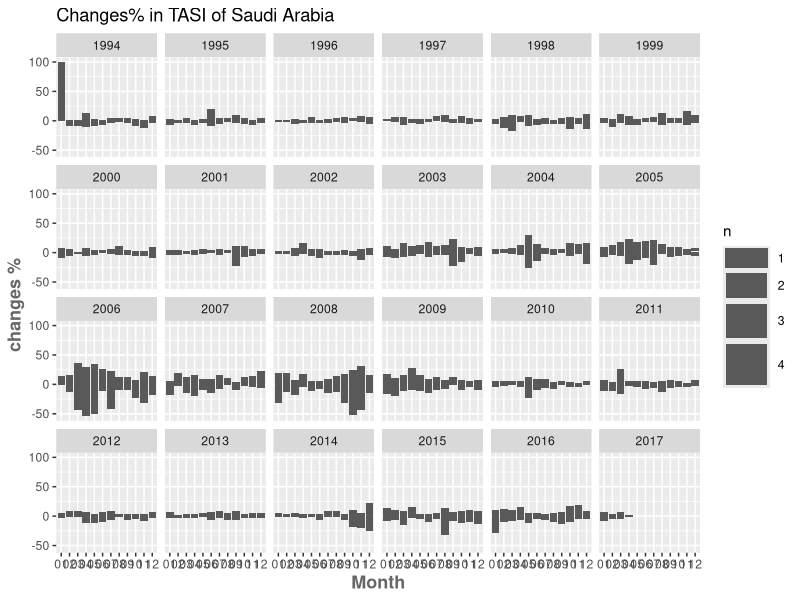
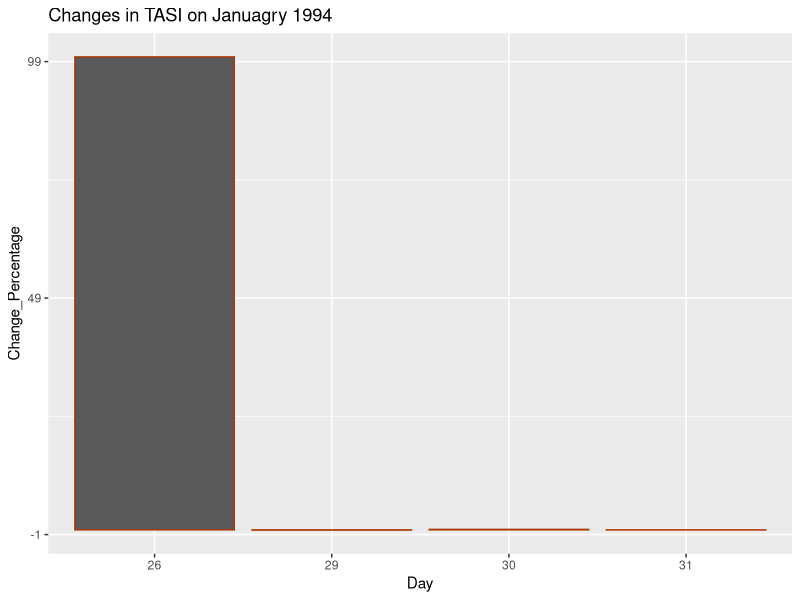
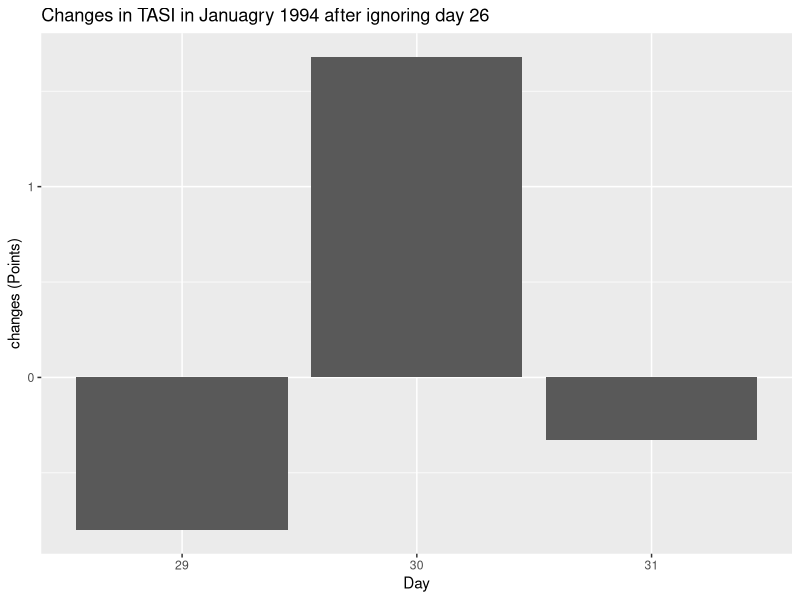
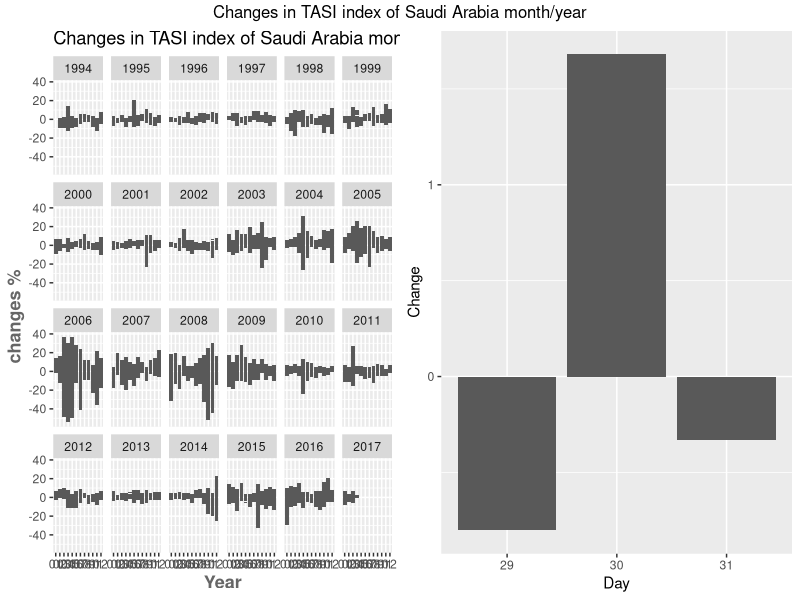
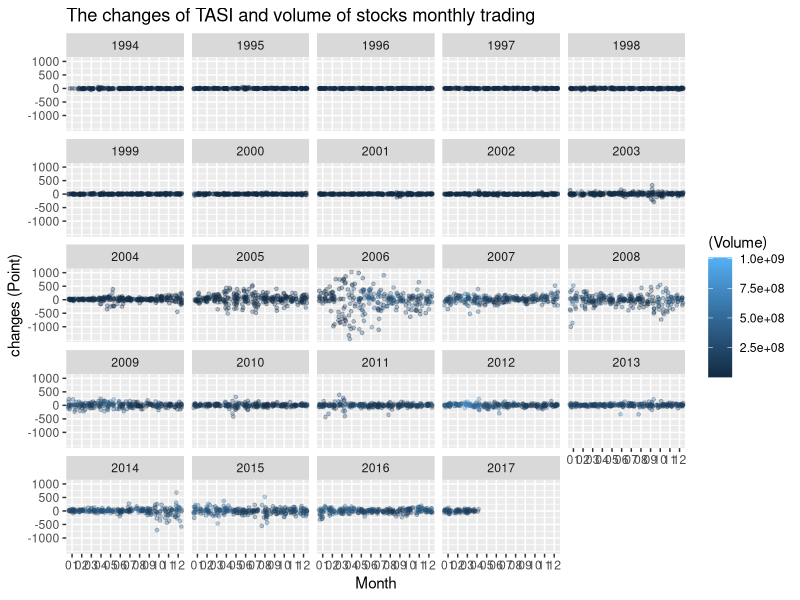
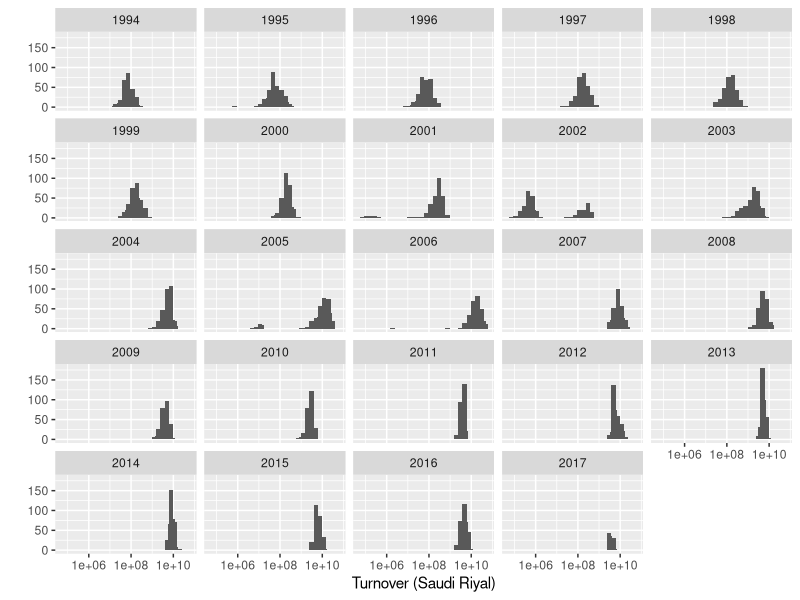
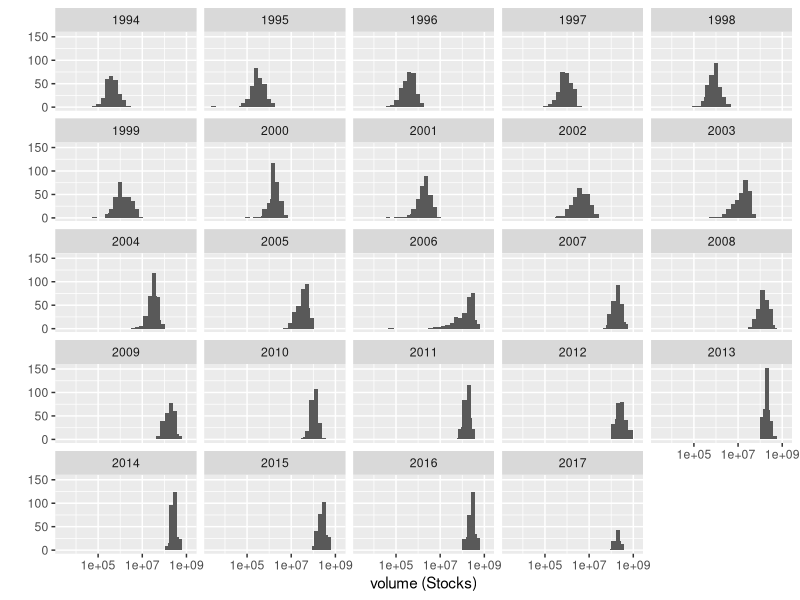
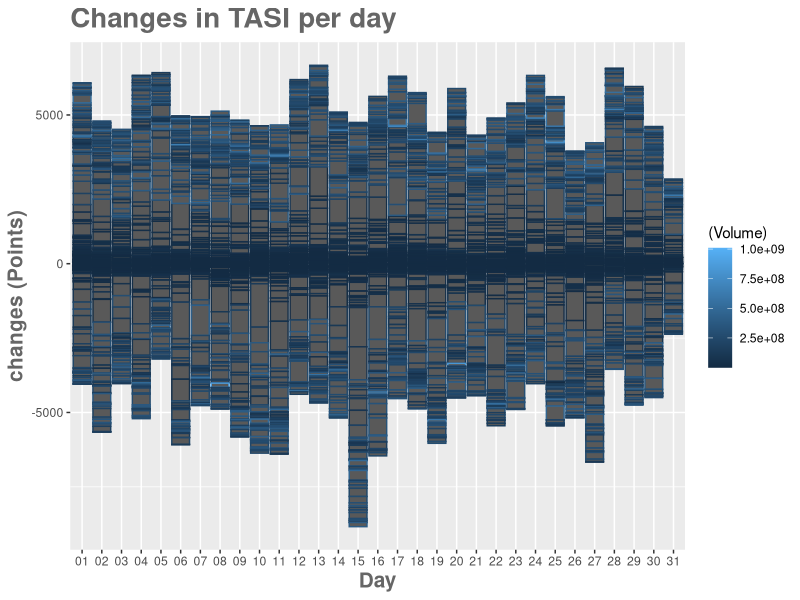

The R source for these figures, in order:
## ---- chunk 1
knitr::opts_chunk$set(echo = TRUE)
## ---- chunk 2
#install.packages("rmarkdown")
#install.packages("ggplot2")
#install.packages("reshape2")
#install.packages("knitr")
#install.packages("dplyr")
#install.packages("gridExtra")

require(reshape2)
library(ggplot2)
library(grid)
library(dplyr)
require('gridExtra')
## ---- chunk 3
#getwd()
setwd('~/Data Analysis Nanodegree/P4/project') 
#list.files() 
TASI <- read.csv('TASI-EN.csv')
names(TASI)
colnames(TASI)[which(names(TASI) == "X..Chg.")] <- "Change_Percentage"
colnames(TASI)[which(names(TASI) == "Prev..Closed")] <- "Previous_Closed"
#names(TASI)[names(TASI) == 'old'] <- 'new'
## ---- chunk 4
names(TASI)
str(TASI)
## ---- chunk 5
TASI$Date <- as.Date(TASI$Date,"%Y/%m/%d") 
TASI$Year = format(TASI$Date, "%Y")
TASI$Month = format(TASI$Date, "%m")
TASI$Day = format(TASI$Date, "%d")

## ---- chunk 6
summary(TASI)
## ---- chunk 7

ggplot(data = TASI,
       aes(Month, Change_Percentage))+
  geom_bar(stat ="sum")+
  facet_wrap(~Year,ncol=6)+
    ggtitle("Changes% in TASI of Saudi Arabia") +
    labs(x="Month",y="changes %") +
    theme(axis.title = element_text( color="#666666", face="bold", size=13)) 
## ---- chunk 8

by(TASI$Change, TASI$Year, summary)

## ---- chunk 9
TASI1994<- subset(TASI, TASI$Year == 1994 & TASI$Month == '01')
summary(TASI1994)
## ---- chunk 10

ggplot(aes(x = Day, 
           y = Change_Percentage), 
       data = TASI1994) +
      geom_bar(stat="identity",color= '#ac3907') +
  scale_y_continuous( breaks = seq(-1,100,50))+
  ggtitle("Changes in TASI on Januagry 1994") 



## ---- chunk 11
subset(TASI1994, TASI1994$Change_Percentage==100)
## ---- chunk 12
TASI1994C<- subset(TASI, TASI$Year == 1994 & TASI$Month == '01'& TASI$Day >26)

ggplot(data = TASI1994C,
       aes(Day, Change)) +
  stat_summary(fun.y = sum, 
               geom = "bar",scale="free") +
  labs(y="changes (Points)") +
  ggtitle("Changes in TASI in Januagry 1994 after ignoring day 26") 

## ---- chunk 13
DF<- subset(TASI, TASI$Change_Percentage<100)
## ---- chunk 14

gC1<- ggplot(data = DF,
       aes(Month, Change_Percentage))+
  geom_bar(stat ="identity")+
  scale_alpha_continuous(breaks = 1:12)+
  facet_wrap(~Year,ncol=6)+
  scale_y_continuous( breaks = seq(-80,100,20))+
  ggtitle("Changes in TASI index of Saudi Arabia month/year") +
  labs(x="Year",y="changes %") +
  theme(axis.title = element_text( color="#666666", face="bold", size=13)) 

## ---- chunk 15

gC2<- ggplot(data = TASI1994C,
       aes(Day, Change)) +
  stat_summary(fun.y = sum, 
               geom = "bar",scale="free") 

grid.arrange(gC1,gC2,ncol=2, top=textGrob("Changes in TASI index of Saudi Arabia month/year"))

## ---- chunk 16
ggplot(aes(x = Month, y = Change, color = (Volume)), 
       data = DF) +
       geom_jitter(alpha = 0.3 ,size=1) +
  scale_y_continuous(breaks = seq(-1000,1000,500))+
  labs(x="Month",y="changes (Point)") +
  facet_wrap(~Year)+
  ggtitle("The changes of TASI and volume of stocks monthly trading")
## ---- chunk 17
qplot(x = Turnover, data = DF)+
  stat_bin(bins = 50)+
  facet_wrap(~Year)+
  labs(x="Turnover (Saudi Riyal)") +
  scale_x_log10()
  

## ---- chunk 18
qplot(x = Volume, data = DF)+
  geom_histogram(binwidth = .1)+
  facet_wrap(~Year)+
  labs(x="volume (Stocks)") +
  scale_x_log10()

## ---- chunk 19

  ggplot(aes(x = Day, y = Change  , color = (Volume)),
         data = DF) +
      geom_bar(stat="identity", scale="free") +
      ggtitle("Changes in TASI per day") +
      labs(x="Day",y="changes (Points)") +
      theme(plot.title = element_text( color="#666666", face="bold", size=20, hjust=0)) +
      theme(axis.title = element_text( color="#666666", face="bold", size=15)) 
## ---- chunk 20

  ggplot(data = DF,
         aes(Year, Change_Percentage)) +
    stat_summary(fun.y = sum, geom = "bar") +
    labs(x="Year",y="changes %")+
    scale_y_continuous( breaks = seq( -80,80,10 ))+
    ggtitle("Changes in TASI per year") +
    labs(x="Year",y="changes %") +
    theme(plot.title = element_text( color="#666666", face="bold", size=15, hjust=0)) +
    theme(axis.title = element_text( color="#666666", face="bold", size=15)) 

## ---- chunk 21
qplot(x = Year, y= High, data = DF, geom = 'boxplot')+
  labs(x="Year",y="High Point") +
 scale_y_log10()


## ---- chunk 22

qplot(x = Year, y= Low, data = DF, geom = 'boxplot')+
  labs(x="Year",y="Low Point") +
  scale_y_log10()

## ---- chunk 23

TASI0305<- subset(DF, Year < 2006 & Year > 2002)


plo1<- ggplot(data = TASI0305,
       aes(Month, Change_Percentage))+
  stat_summary(fun.y = sum, geom = "bar")+
  facet_wrap(~Year,ncol=6)+
    labs(x="Month",y="changes %") +
    theme(plot.title = element_text( color="#666666", face="bold", size=20, hjust=0)) +
    theme(axis.title = element_text( color="#666666", face="bold", size=13))
## ---- chunk 24

plo2<- qplot(x = Month, y = Change_Percentage, data = TASI0305, geom = 'boxplot')+
 facet_wrap(~Year)

grid.arrange(plo1,plo2,ncol=2,top=textGrob("% Changes in TASI in trading of 2003 until 2005"))

## ---- chunk 25
names(cor.test(DF$Turnover, DF$Change))
round(cor.test(DF$Turnover, DF$Change, meathod = "pearson")$estimate,3)


## ---- chunk 26

names(cor.test(DF$Volume, DF$Change))
round(cor.test(DF$Volume, DF$Change, meathod = "pearson")$estimate,3)
## ---- chunk 27

names(cor.test(DF$Volume, DF$Turnover))
round(cor.test(DF$Volume, DF$Turnover, meathod = "pearson")$estimate,3)

## ---- chunk 28
names(cor.test(DF$Previous_Closed, DF$Change))
round(cor.test(DF$Previous_Closed, DF$Change, meathod = "pearson")$estimate,3)

## ---- chunk 29
ggplot(data = DF,
       aes(Month, Change))+
  geom_point(alpha=0.2, size=0.5,
             position = position_jitter(h=0),
             color= '#ac3907')+
  geom_boxplot(alpha = 0.2, color = '#b1df01' )+
  geom_line(stat = "summary",fun.y= max, group=1,color = '#665489')+
  geom_line(stat = "summary",fun.y= min, group=1,color = '#665489')+
  geom_line(stat = "summary",fun.y= mean, group=1,color = 'red')+
  ggtitle("Summary of the TASI changes in each month/ Year")+
  labs(x="Month",y="changes (Points)") +
  facet_wrap(~Year)

## ---- chunk 30

ggplot(data = DF,
       aes(Month, Volume))+
  geom_point(alpha=0.2, size=0.5,
             position = position_jitter(h=0),
             color= '#ac3907')+
  geom_boxplot(alpha = 0.2, color = '#b1df01' )+
  geom_line(stat = "summary",fun.y= max, group=1,color = '#665489')+
  geom_line(stat = "summary",fun.y= min, group=1,color = '#665489')+
  geom_line(stat = "summary",fun.y= mean, group=1,color = 'red')+
  labs(x="Month",y="volume (Stocks)") +
  ggtitle("Summary of the Trading volume (stocks) in each month/ Year")+
  scale_y_log10()+
  facet_wrap(~Year)

## ---- chunk 31
ggplot(data = DF,
       aes(Volume,Change))+
  geom_line(stat = "summary",fun.y= mean, group=1,color = 'red')+
  ggtitle("Summary of the Trading volume aginest change in each Year")+
  scale_x_log10()+
  labs(y="Change (Points)",x="volumn (Stocks)") +
  facet_wrap(~Year)
## ---- chunk 32
ggplot(aes(x = Year, 
           y = Closed, color = (Turnover)), 
       data = DF) +
       geom_jitter(alpha = 0.5 ,size=1)+
  labs(x="Year",y="Closed point") +
  ggtitle("Trading closed point vs. Turnover in Saudi Riyals per year")+
  geom_line(stat = "summary",fun.y= mean, group=1,color = 'dark blue')
  

## ---- chunk 33
TASI2006<- subset(TASI, Year==2006)
summary(TASI2006)
## ---- chunk 34

PA2006<- ggplot(data = TASI2006,
       aes(Month,Change))+
  geom_boxplot(aes(y=Change),color = '#b1df01',alpha = 0.2 )+
  geom_line(aes(y=Change, colour="Max") , stat = "summary",fun.y= max, group=1)+
  geom_line(aes(y=Change, colour="Average") , stat = "summary",fun.y= mean, group=1)+
  geom_line(aes(y=Change, colour="Min") , stat = "summary",fun.y= min, group=1)

## ---- chunk 35


PC2006<-ggplot(data = TASI2006,
       aes(x=Month))+
  geom_boxplot(aes(y=Volume),color = '#b1df01',alpha = 0.2 )+
  geom_line(aes(y=Volume, colour="Max") , stat = "summary",fun.y= max, group=1)+
  geom_line(aes(y=Volume, colour="Average") , stat = "summary",fun.y= mean, group=1)+
  geom_line(aes(y=Volume, colour="Min") , stat = "summary",fun.y= min, group=1)+
  #scale_colour_manual("", 
   #                   breaks = c("Volumn","Max", "Average", "Min"),
    #                  values = c("yellow","orange", 'black', "blue")) +
  theme(legend.position="bottom")

## ---- chunk 36

g_legend<-function(a.gplot){
  tmp <- ggplot_gtable(ggplot_build(a.gplot))
  leg <- which(sapply(tmp$grobs, function(x) x$name) == "guide-box")
  legend <- tmp$grobs[[leg]]
  return(legend)}

mylegend<-g_legend(PC2006)

grid.arrange(arrangeGrob(PC2006 + theme(legend.position="none"),
                         PA2006 + theme(legend.position="none"),
                         nrow=2),
             mylegend, nrow=2,heights=c(10, 1),
             top=textGrob("The effect of volume and turnover trading on changes in 2006 ",gp=gpar(fontsize=10,font=3)))

## ---- chunk 37
ggplot(data = DF,
       aes(Volume,Change))+
  geom_line(aes(y=Volume, colour="Volumn"),alpha=0.2, size=0.5,
             position = position_jitter(h=0), color="black")+
  ggtitle("Change vs. Volume")+
  labs(x="Volume (Stocks)",y="Change (Points)") +
  scale_x_log10()
## ---- chunk 38
names(cor.test(TASI[2:6378,]$Closed, TASI[2:6378,]$Turnover))
round(cor.test(TASI[2:6378,]$Closed, TASI[2:6378,]$Turnover, meathod = "pearson")$estimate,3)
## ---- chunk 39
ggplot(aes(x = Year, 
           y = Closed, color = (Turnover)), 
       data = DF) +
       geom_jitter(alpha = 0.5 ,size=1)+
  labs(x="Year",y="Closed point") +
  ggtitle("Trading closed point vs. Turnover in Saudi Riyals per year")+
  geom_line(stat = "summary",fun.y= mean, group=1,color = 'dark blue')  

